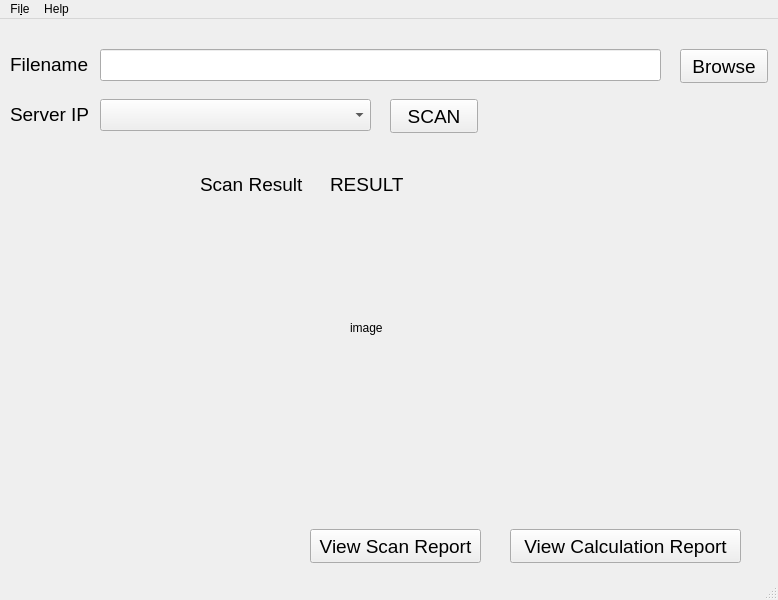
<?xml version="1.0" encoding="UTF-8"?>
<ui version="4.0">
 <class>MainWindow</class>
 <widget class="QMainWindow" name="MainWindow">
  <property name="geometry">
   <rect>
    <x>0</x>
    <y>0</y>
    <width>778</width>
    <height>600</height>
   </rect>
  </property>
  <property name="windowTitle">
   <string>App</string>
  </property>
  <widget class="QWidget" name="centralwidget">
   <widget class="QLabel" name="label">
    <property name="geometry">
     <rect>
      <x>10</x>
      <y>20</y>
      <width>91</width>
      <height>51</height>
     </rect>
    </property>
    <property name="font">
     <font>
      <pointsize>14</pointsize>
     </font>
    </property>
    <property name="text">
     <string>Filename</string>
    </property>
   </widget>
   <widget class="QLabel" name="label_2">
    <property name="geometry">
     <rect>
      <x>10</x>
      <y>70</y>
      <width>91</width>
      <height>51</height>
     </rect>
    </property>
    <property name="font">
     <font>
      <pointsize>14</pointsize>
     </font>
    </property>
    <property name="text">
     <string>Server IP</string>
    </property>
   </widget>
   <widget class="QLineEdit" name="lineEdit">
    <property name="geometry">
     <rect>
      <x>100</x>
      <y>30</y>
      <width>561</width>
      <height>32</height>
     </rect>
    </property>
    <property name="font">
     <font>
      <pointsize>12</pointsize>
     </font>
    </property>
   </widget>
   <widget class="QPushButton" name="btnBrowse">
    <property name="geometry">
     <rect>
      <x>680</x>
      <y>30</y>
      <width>88</width>
      <height>34</height>
     </rect>
    </property>
    <property name="font">
     <font>
      <pointsize>14</pointsize>
     </font>
    </property>
    <property name="text">
     <string>Browse</string>
    </property>
   </widget>
   <widget class="QComboBox" name="comboBox">
    <property name="geometry">
     <rect>
      <x>100</x>
      <y>80</y>
      <width>271</width>
      <height>32</height>
     </rect>
    </property>
   </widget>
   <widget class="QLabel" name="label_3">
    <property name="geometry">
     <rect>
      <x>200</x>
      <y>140</y>
      <width>111</width>
      <height>51</height>
     </rect>
    </property>
    <property name="font">
     <font>
      <pointsize>14</pointsize>
     </font>
    </property>
    <property name="text">
     <string>Scan Result</string>
    </property>
   </widget>
   <widget class="QLabel" name="image">
    <property name="geometry">
     <rect>
      <x>350</x>
      <y>300</y>
      <width>58</width>
      <height>18</height>
     </rect>
    </property>
    <property name="text">
     <string>image</string>
    </property>
   </widget>
   <widget class="QPushButton" name="btnReport">
    <property name="geometry">
     <rect>
      <x>310</x>
      <y>510</y>
      <width>171</width>
      <height>34</height>
     </rect>
    </property>
    <property name="font">
     <font>
      <pointsize>14</pointsize>
     </font>
    </property>
    <property name="text">
     <string>View Scan Report</string>
    </property>
   </widget>
   <widget class="QPushButton" name="btnCalculation">
    <property name="geometry">
     <rect>
      <x>510</x>
      <y>510</y>
      <width>231</width>
      <height>34</height>
     </rect>
    </property>
    <property name="font">
     <font>
      <pointsize>14</pointsize>
     </font>
    </property>
    <property name="text">
     <string>View Calculation Report</string>
    </property>
   </widget>
   <widget class="QPushButton" name="btnBrowse_2">
    <property name="geometry">
     <rect>
      <x>390</x>
      <y>80</y>
      <width>88</width>
      <height>34</height>
     </rect>
    </property>
    <property name="font">
     <font>
      <pointsize>14</pointsize>
     </font>
    </property>
    <property name="text">
     <string>SCAN</string>
    </property>
   </widget>
   <widget class="QLabel" name="label_4">
    <property name="geometry">
     <rect>
      <x>330</x>
      <y>140</y>
      <width>111</width>
      <height>51</height>
     </rect>
    </property>
    <property name="font">
     <font>
      <pointsize>14</pointsize>
     </font>
    </property>
    <property name="text">
     <string>RESULT</string>
    </property>
   </widget>
  </widget>
  <widget class="QMenuBar" name="menubar">
   <property name="geometry">
    <rect>
     <x>0</x>
     <y>0</y>
     <width>778</width>
     <height>30</height>
    </rect>
   </property>
   <widget class="QMenu" name="menuFile">
    <property name="title">
     <string>Fi&amp;le</string>
    </property>
    <addaction name="actionOpen"/>
    <addaction name="actionExit"/>
   </widget>
   <widget class="QMenu" name="menuHelp">
    <property name="title">
     <string>Help</string>
    </property>
    <addaction name="actionAbout"/>
    <addaction name="actionUsage"/>
   </widget>
   <addaction name="menuFile"/>
   <addaction name="menuHelp"/>
  </widget>
  <widget class="QStatusBar" name="statusbar"/>
  <action name="actionOpen">
   <property name="text">
    <string>Open</string>
   </property>
   <property name="shortcut">
    <string>Ctrl+O</string>
   </property>
  </action>
  <action name="actionExit">
   <property name="text">
    <string>Exit</string>
   </property>
   <property name="shortcut">
    <string>Ctrl+X</string>
   </property>
  </action>
  <action name="actionAbout">
   <property name="text">
    <string>About</string>
   </property>
   <property name="shortcut">
    <string>Ctrl+A</string>
   </property>
  </action>
  <action name="actionUsage">
   <property name="text">
    <string>Usage</string>
   </property>
   <property name="shortcut">
    <string>Ctrl+U</string>
   </property>
  </action>
 </widget>
 <resources/>
 <connections/>
 <slots>
  <signal>openFile()</signal>
 </slots>
</ui>
